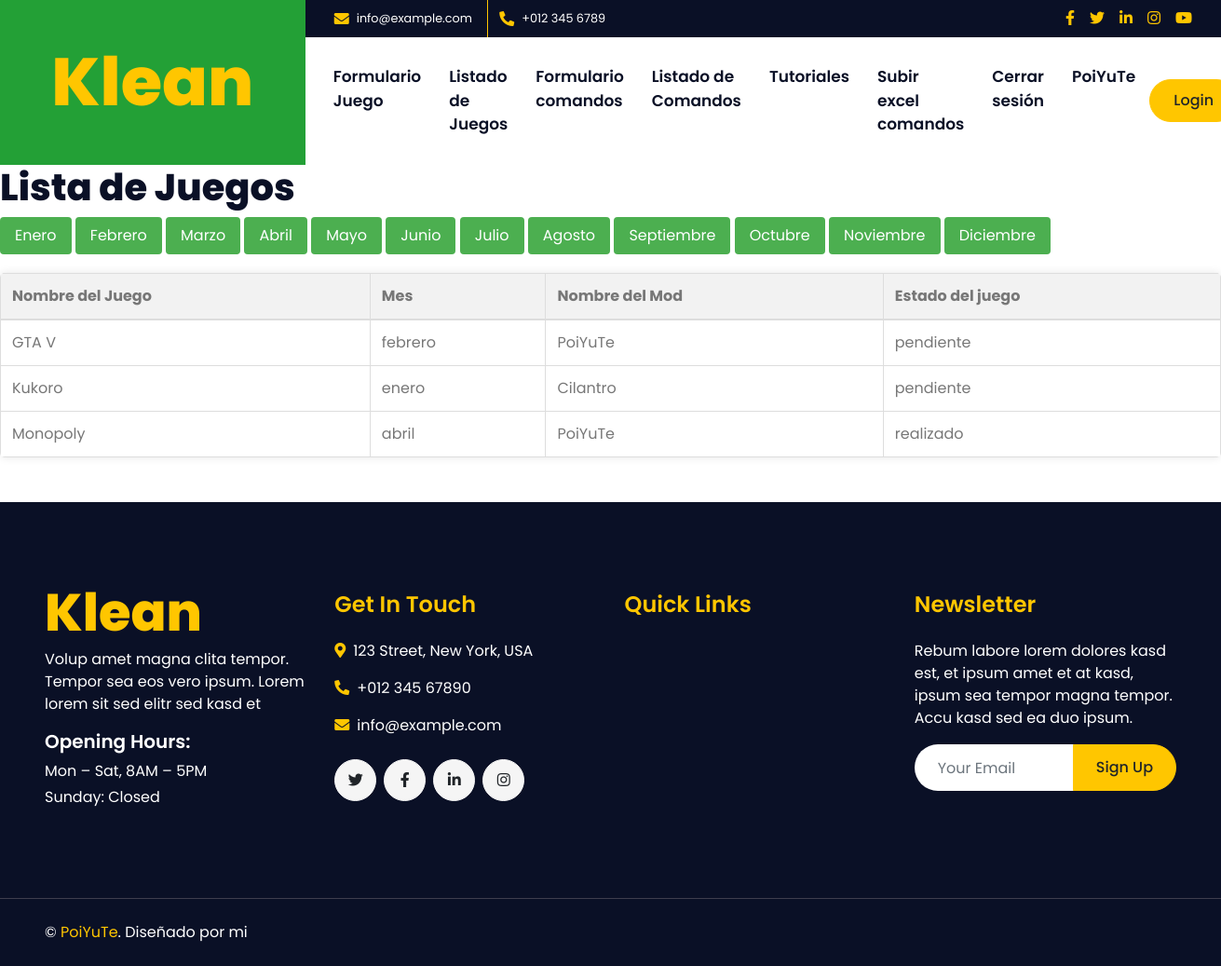
The app's page / (signed in) with its own data.
### core/models.py (models this page shows, shortened)
class JuegoMod(models.Model):
    MES_CHOICES = [
        ('enero', 'Enero'),
        ('febrero', 'Febrero'),
        ('marzo', 'Marzo'),
        ('abril', 'Abril'),
        ('mayo', 'Mayo'),
        ('junio', 'Junio'),
        ('julio', 'Julio'),
        ('agosto', 'Agosto'),
        ('septiembre', 'Septiembre'),
        ('octubre', 'Octubre'),
        ('noviembre', 'Noviembre'),
        ('diciembre', 'Diciembre'),
    ]
    ESTADO_CHOICES = [
        ('pendiente', 'Pendiente'),
        ('realizado', 'Realizado'),
    ]
    nombre_mod = models.CharField(max_length=50, default='')
    mes = models.CharField(max_length=20, choices=MES_CHOICES)
    nombre_juego = models.CharField(max_length=100)
    estado = models.CharField(max_length=20, choices=ESTADO_CHOICES, default='pendiente')

### core/views.py (the view)
# urls.py: path('', lista_juegos, name='lista_juegos'),
def lista_juegos(request):
    juegos = JuegoMod.objects.all()
    return render(request, 'core/lista_juegos.html', {'juegos': juegos})

### core/templates/core/lista_juegos.html (shortened to what this page needs)
<!DOCTYPE html>
<html lang="en">
<head>
    {% load static %}
    <link href="https://cdnjs.cloudflare.com/ajax/libs/font-awesome/5.10.0/css/all.min.css" rel="stylesheet">
    <link href="lib/owlcarousel/assets/owl.carousel.min.css" rel="stylesheet">
    <link href="lib/lightbox/css/lightbox.min.css" rel="stylesheet">
    <link href="{% static 'core/'%}css/style.css" rel="stylesheet">
</head>
<body>
    <div class="container-fluid">
        <div class="row">
            <div class="col-lg-3 bg-secondary d-none d-lg-block">
                <a href="" class="navbar-brand w-100 h-100 m-0 p-0 d-flex align-items-center justify-content-center">
                    <h1 class="m-0 display-3 text-primary">Klean</h1>
                </a>
            </div>
            <div class="col-lg-9">
                <div class="row bg-dark d-none d-lg-flex">
                    <div class="col-lg-7 text-left text-white">
                        <div class="h-100 d-inline-flex align-items-center border-right border-primary py-2 px-3">
                            <i class="fa fa-envelope text-primary mr-2"></i>
                            <small>info@example.com</small>
                        </div>
                        <div class="h-100 d-inline-flex align-items-center py-2 px-2">
                            <i class="fa fa-phone-alt text-primary mr-2"></i>
                            <small>+012 345 6789</small>
                        </div>
                    </div>
                    <div class="col-lg-5 text-right">
                        <div class="d-inline-flex align-items-center pr-2">
                            <a class="text-primary p-2" href="">
                                <i class="fab fa-facebook-f"></i>
                            </a>
                            <a class="text-primary p-2" href="">
                                <i class="fab fa-twitter"></i>
                            </a>
                            <a class="text-primary p-2" href="">
                                <i class="fab fa-linkedin-in"></i>
                            </a>
                            <a class="text-primary p-2" href="">
                                <i class="fab fa-instagram"></i>
                            </a>
                            <a class="text-primary p-2" href="">
                                <i class="fab fa-youtube"></i>
                            </a>
                        </div>
                    </div>
                </div>
                <nav class="navbar navbar-expand-lg bg-white navbar-light p-0">
                    <div class="collapse navbar-collapse justify-content-between" id="navbarCollapse">
                        <div class="navbar-nav mr-auto py-0">
                            {% if user.is_authenticated %}
                            <a href="{% url 'formulario' %}" class="nav-item nav-link">Formulario Juego</a>
                            {% endif %}
                            <a href="{% url 'lista_juegos' %}" class="nav-item nav-link">Listado de Juegos</a>
                            {% if user.is_authenticated %}
                            <a href="{% url 'comando' %}" class="nav-item nav-link">Formulario comandos</a>
                            {% endif %}
                            <a href="{% url 'lista_comandos' %}" class="nav-item nav-link">Listado de Comandos</a>
                            {% if user.is_authenticated %}
                            <a href="{% url 'videos' %}" class="nav-item nav-link">Tutoriales</a>
                            <a href="{% url 'upload_excel' %}" class="nav-item nav-link">Subir excel comandos</a>
                            {% endif %}
                            {% if user.is_authenticated %}
                            <a href="#" class="nav-item nav-link" onclick="document.getElementById('logout-form').submit()">Cerrar sesión</a>
                            {% endif %}
                            {% if user.is_authenticated %}
                            <a href="#" class="nav-item nav-link">{{ user.username}}</a>
                            {% endif %}
                        </div>
                    </div>
                    <a href="{% url 'login' %}" class="btn btn-primary mr-3 d-none d-lg-block">Login</a>
            </div>
        </div>
    </div>
    <body>
        <h1>Lista de Juegos</h1>
        <button class="filter-btn" onclick="filterByMonth('enero')">Enero</button>
        <button class="filter-btn" onclick="filterByMonth('febrero')">Febrero</button>
        <button class="filter-btn" onclick="filterByMonth('marzo')">Marzo</button>
        <button class="filter-btn" onclick="filterByMonth('abril')">Abril</button>
        <button class="filter-btn" onclick="filterByMonth('mayo')">Mayo</button>
        <button class="filter-btn" onclick="filterByMonth('junio')">Junio</button>
        <button class="filter-btn" onclick="filterByMonth('julio')">Julio</button>
        <button class="filter-btn" onclick="filterByMonth('agosto')">Agosto</button>
        <button class="filter-btn" onclick="filterByMonth('septiembre')">Septiembre</button>
        <button class="filter-btn" onclick="filterByMonth('octubre')">Octubre</button>
        <button class="filter-btn" onclick="filterByMonth('noviembre')">Noviembre</button>
        <button class="filter-btn" onclick="filterByMonth('diciembre')">Diciembre</button>
        <table class="rounded">
            <thead>
                <tr>
                    <th>Nombre del Juego</th>
                    <th>Mes</th>
                    <th>Nombre del Mod</th>
                    <th>Estado del juego</th>
                </tr>
            </thead>
            <tbody>
                {% for juego in juegos %}
                <tr class="game-row" data-month="{{ juego.mes }}">
                    <td>{{ juego.nombre_juego }}</td>
                    <td>{{ juego.mes }}</td>
                    <td>{{ juego.nombre_mod }}</td>
                    <td>{{ juego.estado }}</td>
                </tr>
                {% endfor %}
            </tbody>
        </table>
    </body>
    <div class="container-fluid bg-dark text-white mt-5 py-5 px-sm-3 px-md-5">
        <div class="row pt-5">
            <div class="col-lg-3 col-md-6 mb-5">
                <a href="index.html" class="navbar-brand">
                    <h1 class="m-0 mt-n3 display-4 text-primary">Klean</h1>
                </a>
                <p>Volup amet magna clita tempor. Tempor sea eos vero ipsum. Lorem lorem sit sed elitr sed kasd et</p>
                <h5 class="font-weight-semi-bold text-white mb-2">Opening Hours:</h5>
                <p class="mb-1">Mon – Sat, 8AM – 5PM</p>
                <p class="mb-0">Sunday: Closed</p>
            </div>
            <div class="col-lg-3 col-md-6 mb-5">
                <h4 class="font-weight-semi-bold text-primary mb-4">Get In Touch</h4>
                <p><i class="fa fa-map-marker-alt text-primary mr-2"></i>123 Street, New York, USA</p>
                <p><i class="fa fa-phone-alt text-primary mr-2"></i>+012 345 67890</p>
                <p><i class="fa fa-envelope text-primary mr-2"></i>info@example.com</p>
                <div class="d-flex justify-content-start mt-4">
                    <a class="btn btn-light btn-social mr-2" href="#"><i class="fab fa-twitter"></i></a>
                    <a class="btn btn-light btn-social mr-2" href="#"><i class="fab fa-facebook-f"></i></a>
                    <a class="btn btn-light btn-social mr-2" href="#"><i class="fab fa-linkedin-in"></i></a>
                    <a class="btn btn-light btn-social" href="#"><i class="fab fa-instagram"></i></a>
                </div>
            </div>
            <div class="col-lg-3 col-md-6 mb-5">
                <h4 class="font-weight-semi-bold text-primary mb-4">Quick Links</h4>
            </div>
            <div class="col-lg-3 col-md-6 mb-5">
                <h4 class="font-weight-semi-bold text-primary mb-4">Newsletter</h4>
                <p>Rebum labore lorem dolores kasd est, et ipsum amet et at kasd, ipsum sea tempor magna tempor. Accu
                    kasd sed ea duo ipsum.</p>
                <div class="w-100">
                    <div class="input-group">
                        <input type="text" class="form-control border-0" style="padding: 25px;"
                            placeholder="Your Email">
                        <div class="input-group-append">
                            <button class="btn btn-primary px-4">Sign Up</button>
                        </div>
                    </div>
                </div>
            </div>
        </div>
    </div>
    <div class="container-fluid bg-dark text-white border-top py-4 px-sm-3 px-md-5"
        style="border-color: #3E3E4E !important;">
        <div class="row">
            <div class="col-lg-6 text-center text-md-left mb-3 mb-md-0">
                <p class="m-0 text-white">&copy; <a href="#">PoiYuTe</a>. Diseñado por mi
                </p>
            </div>
        </div>
    </div>
    <script src="{% load static %}js/main.js"></script>
</body>
</html>

### core/templates/core/lista_juegos.html (style rules this page uses)
body { font-family: Arial, sans-serif; margin: 20px; }
h1 { color: #333; }
table { width: 100%; border-collapse: collapse; margin-top: 20px; border-radius: 8px; overflow: hidden; box-shadow: 0 0 10px rgba(0, 0, 0, 0.1); }
th, td { border: 1px solid #ddd; padding: 12px; text-align: left; }
th { background-color: #f2f2f2; border-bottom: 2px solid #ddd; }
tr { transition: background-color 0.3s; }
td { border-bottom: 1px solid #ddd; }
.rounded { border-radius: 8px; overflow: hidden; }
.filter-btn { display: inline-block; padding: 8px 16px; background-color: #4CAF50; color: white; border: none; border-radius: 4px; cursor: pointer; }

### records on screen
JuegoMod: nombre_juego "GTA V", mes "febrero", nombre_mod "PoiYuTe", estado "pendiente"
JuegoMod: nombre_juego "Kukoro", mes "enero", nombre_mod "Cilantro", estado "pendiente"
JuegoMod: nombre_juego "Monopoly", mes "abril", nombre_mod "PoiYuTe", estado "realizado"

### other values on screen
{{ user.username }} "PoiYuTe"
